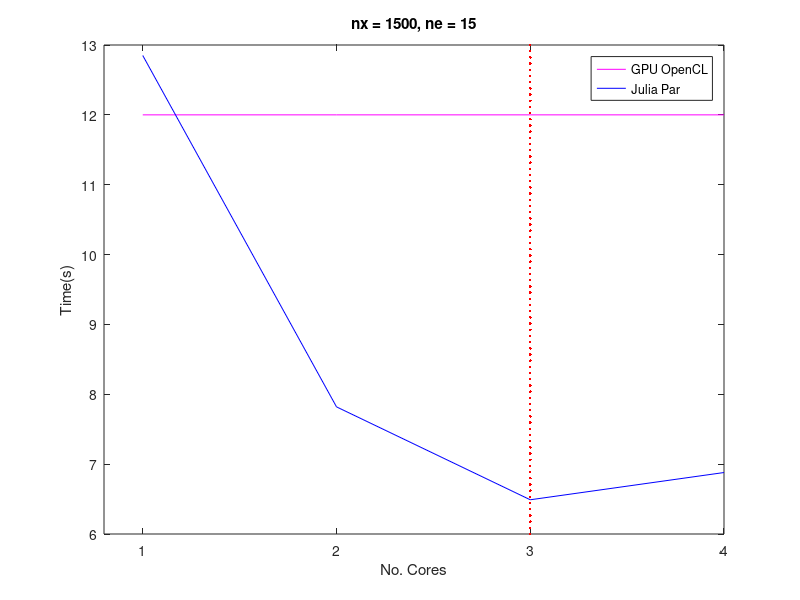
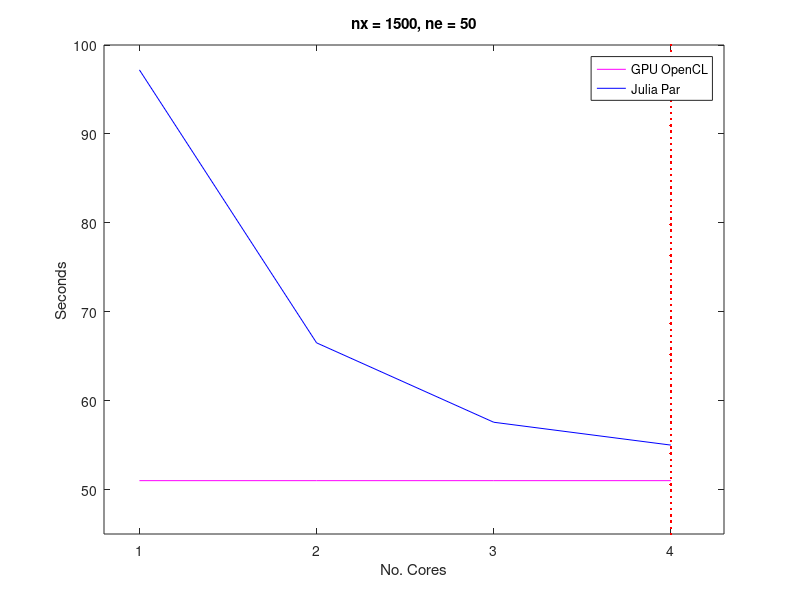

Recreate these plots in MATLAB, in order.
figure(1)
plot([0,1,2,3,4],[NaN,12,12,12,12],'m-',[1,2,3,4],[12.85,7.82,6.49,6.88],'b-',repmat(3,1,80),linspace(6,13,80),'r.','Linewidth',3)
legend('GPU OpenCL','Julia Par')
xlabel('No. Cores')
ylabel('Time(s)')
title('nx = 1500, ne = 15')
xlim([0.8 inf])
set(gca,'XTick',0:1:4);

figure(2)
plot([1,2,3,4],[51,51,51,51],'m-',[1,2,3,4],[97.2,66.5,57.57,55],'b-',repmat(4,1,80),linspace(45,100,80),'r.','LineWidth',3)
legend('GPU OpenCL','Julia Par')
xlabel('No. Cores')
ylabel('Seconds')
title('nx = 1500, ne = 50')
xlim([0.8 4.3])
ylim([45 inf])
set(gca,'XTick',0:1:4);

mean([98.1,96.3])
mean([64.5;
    67.9;
    67.2])
mean([57.8;
    64.4;
    53.7;
    54.4])
mean([56.8;
    52.8;
    57;
    ])